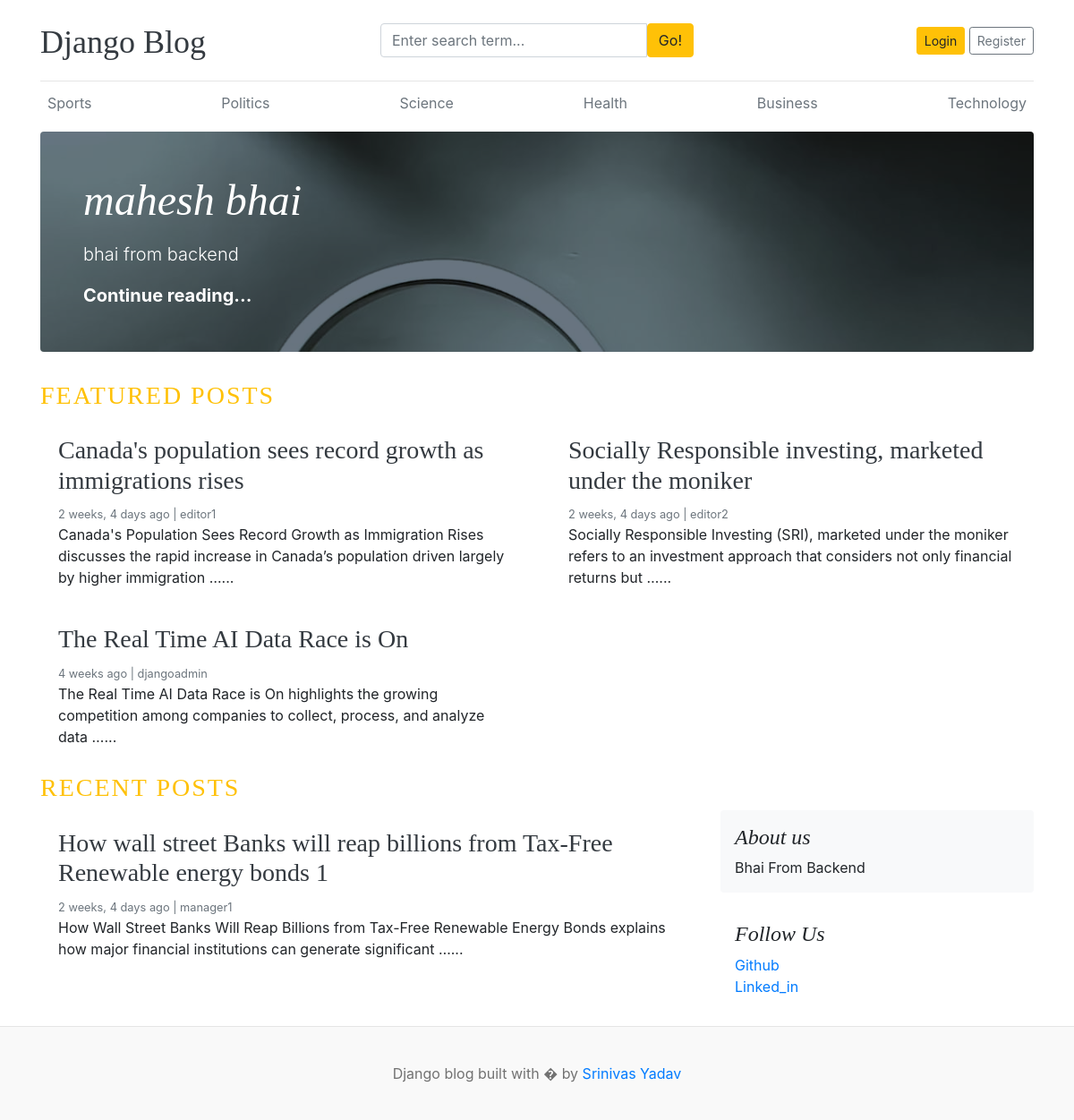
The app's page /, older data.
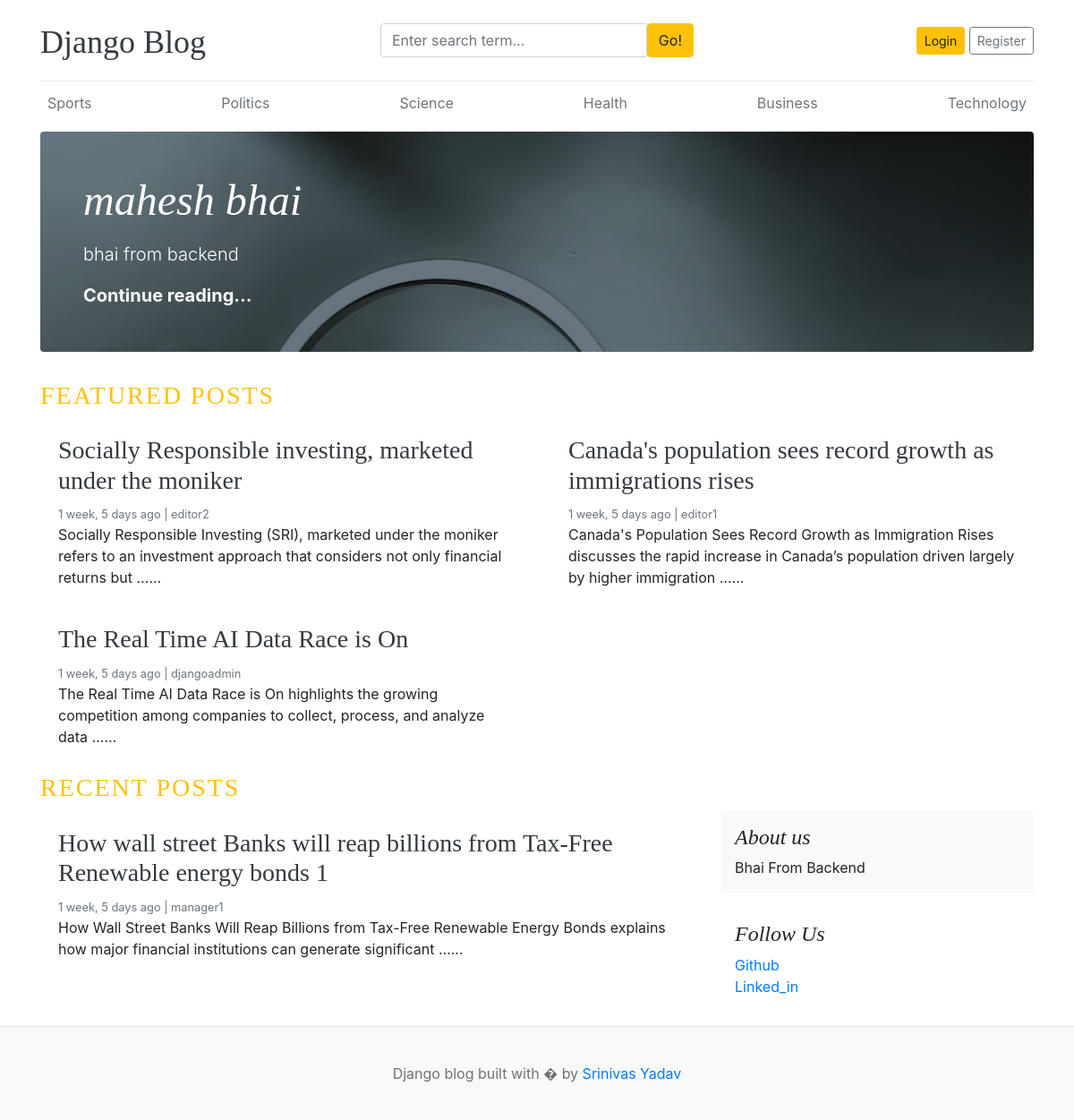
The same page, newer data.
### blogs/models.py (models this page shows, shortened)
class Category(models.Model):
    category_name = models.CharField(max_length=50, unique=True)
    created_at=models.DateTimeField(auto_now_add=True)
    updated_at=models.DateTimeField(auto_now=True)
    class Meta:
        verbose_name_plural = 'Categories'

class Blog(models.Model):
    title = models.CharField(max_length=100)
    slug = models.SlugField(max_length=100, unique=True, blank=False)
    category = models.ForeignKey(Category, on_delete=models.CASCADE)
    author = models.ForeignKey(User, on_delete=models.CASCADE)
    featured_image = models.ImageField(upload_to = '%Y/%m/%d')
    short_description = models.TextField(max_length=500)
    blog_body = models.TextField(max_length=2000)
    status = models.CharField(max_length=20, choices=STATUS_CHOICES, default="Draft")
    is_featured  = models.BooleanField(default=False)
    created_at=models.DateTimeField(auto_now_add=True)
    updated_at=models.DateTimeField(auto_now=True)

### about/models.py (models this page shows, shortened)
class About(models.Model):
    about_heading = models.CharField(max_length=100)
    about_description = models.TextField(max_length=255)
    created_at=models.DateTimeField(auto_now_add=True)
    updated_at=models.DateTimeField(auto_now=True)
    class Meta:
        verbose_name_plural = 'About'

class SocialLink(models.Model):
    platform = models.CharField(max_length=25)
    link = models.URLField(max_length=100)
    created_at=models.DateTimeField(auto_now_add=True)
    updated_at=models.DateTimeField(auto_now=True)
    class Meta:
        verbose_name_plural = 'SocialLink'

### blog_main/views.py (the view)
# urls.py: 2. Add a URL to urlpatterns:  path('', views.home, name='home')
def home(request):
    categories = Category.objects.all()
    featured_posts = Blog.objects.filter(is_featured=True, status='Published').exclude(slug='').order_by('-updated_at')
    posts = Blog.objects.filter(is_featured=False, status='Published').exclude(slug='').order_by('-updated_at')
    try:
        about = About.objects.get()
    except:
        about = None
    context={
        'categories': categories,
        'featured_posts': featured_posts,
        'posts': posts,
        'about': about,
    }
    return render(request,'home.html',context)

### blogs/context_processors.py (called while the page is built)
def get_categories(request):
    categories = Category.objects.all()
    return dict(categories=categories)

def get_social_links(request):
    social_links = SocialLink.objects.all()
    return dict(social_links=social_links)

### templates/home.html
{% extends 'base.html' %}
{% block content %}
{% for post in featured_posts %}
{% if forloop.first %}
<div class="jumbotron p-3 p-md-5 text-white rounded bg-dark"
  style="background-image: url({{ post.featured_image.url }}); background-blend-mode: overlay; background-size:cover;">
  <div class="col-md-8 px-0">
    <h1 class="display-4 font-italic">{{ post.title }}</h1>
    <p class="lead my-3">{{ post.short_description |truncatewords:20 }}</p>
    <p class="lead mb-0"><a href="{% url 'blogs' post.slug %}" class="text-white font-weight-bold">Continue
        reading...</a></p>
  </div>
</div>
{% endif %}
{% endfor %}
<h3 class="text-uppercase text-warning" style="letter-spacing: 2px;">Featured Posts</h3>
<div class="row mb-2">
  {% for post in featured_posts %}
  {% if not forloop.first %}
  <div class="col-md-6">
    <div class="card border-0">
      <div class="card-body">
        <h3><a href="{% url 'blogs' post.slug %}" class="text-dark">{{ post.title }}</a></h3>
        <small class="mb-1 text-muted">{{post.updated_at | timesince}} ago | {{ post.author }}</small>
        <p class="card-text">{{ post.short_description|truncatewords:20 }}...</p>
      </div>
    </div>
  </div>
  {% endif %}
  {% endfor %}
</div>
<h3 class="text-uppercase text-warning" style="letter-spacing: 2px;">Recent Posts</h3>
<main role="main" class="container p-0">
  <div class="row">
    <div class="col-md-8 blog-main">
      {% for post in posts %}
      <div class="card border-0">
        <div class="card-body">
          <h3><a href="{% url 'blogs' post.slug %}" class="text-dark">{{ post.title }}</a></h3>
          <small class="mb-1 text-muted">{{post.updated_at | timesince}} ago | {{ post.author }}</small>
          <p class="card-text">{{ post.short_description|truncatewords:20 }}...</p>
        </div>
      </div>
      {% endfor %}
    </div>
    <aside class="col-md-4 blog-sidebar">
      <div class="p-3 mb-3 bg-light rounded">
        <h4 class="font-italic">{{ about.about_heading }}</h4>
        <p class="mb-0">{{ about.about_description }}</p>
      </div>
      {% if social_links %}
      <div class="p-3">
        <h4 class="font-italic">Follow Us</h4>
        <ol class="list-unstyled">
          {% for link in social_links %}
          <li><a href="{{ link.link }}" target="_blank">{{ link.platform }}</a></li>
          {% endfor %}
        </ol>
      </div>
      {% endif %}
    </aside>
  </div>
</main>
</div>
{% endblock %}

### templates/base.html (shortened to what this page needs)
{% load static %}
<!DOCTYPE html>
<html lang="en">
<head>
  <link href="https://getbootstrap.com/docs/4.0/dist/css/bootstrap.min.css" rel="stylesheet">
  <link href="{% static 'css/blog.css' %}" rel="stylesheet">
  <link rel="stylesheet" href="https://cdnjs.cloudflare.com/ajax/libs/font-awesome/4.7.0/css/font-awesome.min.css">
</head>
<body>
  <div class="container">
    <header class="blog-header py-3">
      <div class="row justify-content-between align-items-center">
        <div class="col-12 col-md-4 pt-1 text-center text-md-left">
          <a class="blog-header-logo text-dark" href="/">Django Blog</a>
        </div>
        <div class="col-12 col-md-4 mt-2 mt-md-0">
          <form action="{% url 'search' %}" method="GET">
            <div class="input-group">
              <input class="form-control" type="text" name="keyword" value="{{ keyword }}"
                placeholder="Enter search term..." aria-label="Enter search term..." aria-describedby="button-search" />
              <button type="submit" class="btn btn-warning" id="button-search" type="button">Go!</button>
            </div>
          </form>
        </div>
        <div class="col-12 col-md-4 d-flex justify-content-center justify-content-md-end mt-2 mt-md-0">
          {% if not user.is_authenticated %}
          <a class="btn btn-sm btn-warning" href="{% url 'login' %}">Login</a> &nbsp;
          <a class="btn btn-sm btn-outline-secondary" href="{% url 'register' %}">Register</a>
          {% else %}
          {% if user.is_staff %}
          <span><a href="{% url 'dashboards' %}">Dashboard</a></span>
          &emsp;
          {% endif %}
          <span><a href="{% url 'logout' %}">Logout</a></span>
          {% endif %}
        </div>
      </div>
    </header>
    <div class="nav-scroller py-1 mb-2">
      <nav class="nav d-flex justify-content-between">
        {% for category in categories %}
        <a class="p-2 text-muted" href="{% url 'posts_by_category' category.id %}">{{ category.category_name }}</a>
        {% endfor %}
      </nav>
    </div>
    {% block content %}
    {% endblock %}
    <footer class="blog-footer">
      <p>Django blog built with � by <a href="#">Srinivas Yadav</a></p>
    </footer>
</body>
</html>

### blog_main/static/css/blog.css (style rules this page uses)
.blog-header { border-bottom: 1px solid #e5e5e5; }
.blog-header-logo { font-family: "Playfair Display", Georgia, "Times New Roman", serif; font-size: 2.25rem; }
h1, h2, h3, h4, h5, h6 { font-family: "Playfair Display", Georgia, "Times New Roman", serif; }
.display-4 { font-size: 2.5rem; }
@media (min-width: 768px) { .display-4 { font-size: 3rem; } }
.blog-footer { padding: 2.5rem 0; color: #727272; text-align: center; background-color: #f9f9f9; border-top: .05rem solid #e5e5e5; }
.blog-footer p:last-child { margin-bottom: 0; }

Row changes from the older to the newer data that the page shows:
changed Blog "Socially Responsible investing, marketed under the moniker": updated_at "2 weeks, 4 days" → "1 week, 5 days"; moves up the list
changed Blog "Canada's population sees record growth as immigrations rises": updated_at "2 weeks, 4 days" → "1 week, 5 days"
changed Blog "The Real Time AI Data Race is On": updated_at "4 weeks" → "1 week, 5 days"
changed Blog "How wall street Banks will reap billions from Tax-Free Renewable energy bonds 1": updated_at "2 weeks, 4 days" → "1 week, 5 days"
